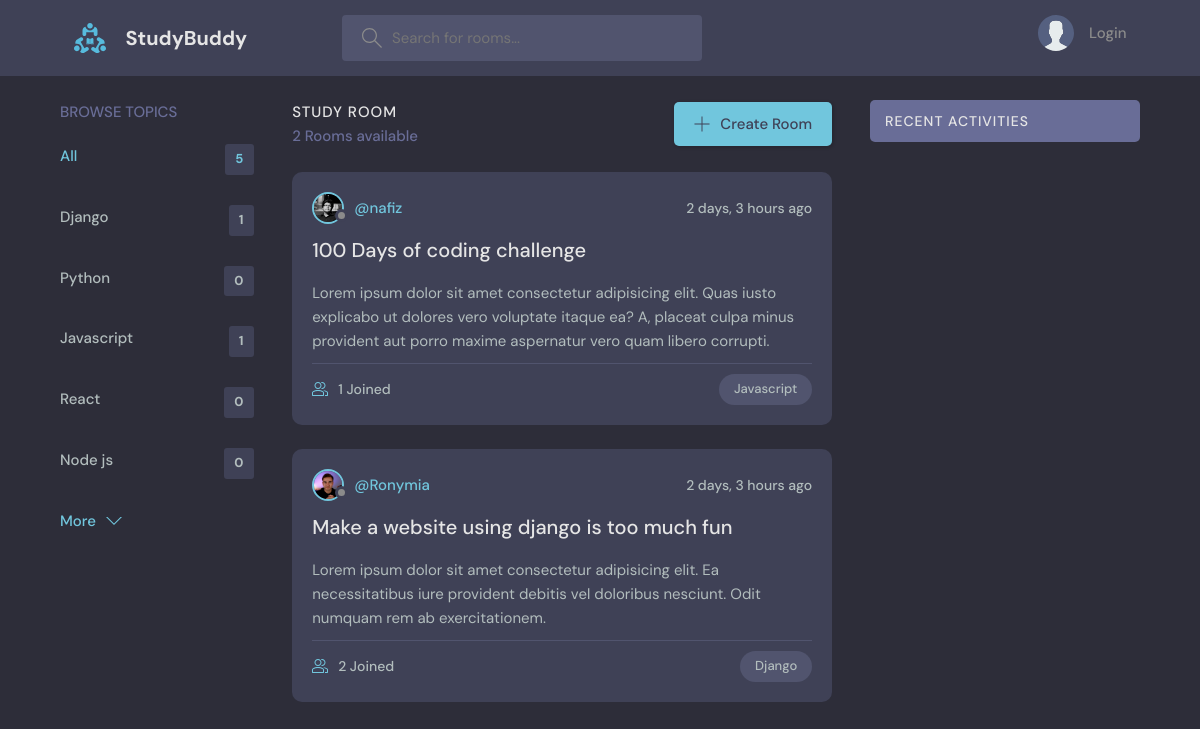
The app's page /, older data.
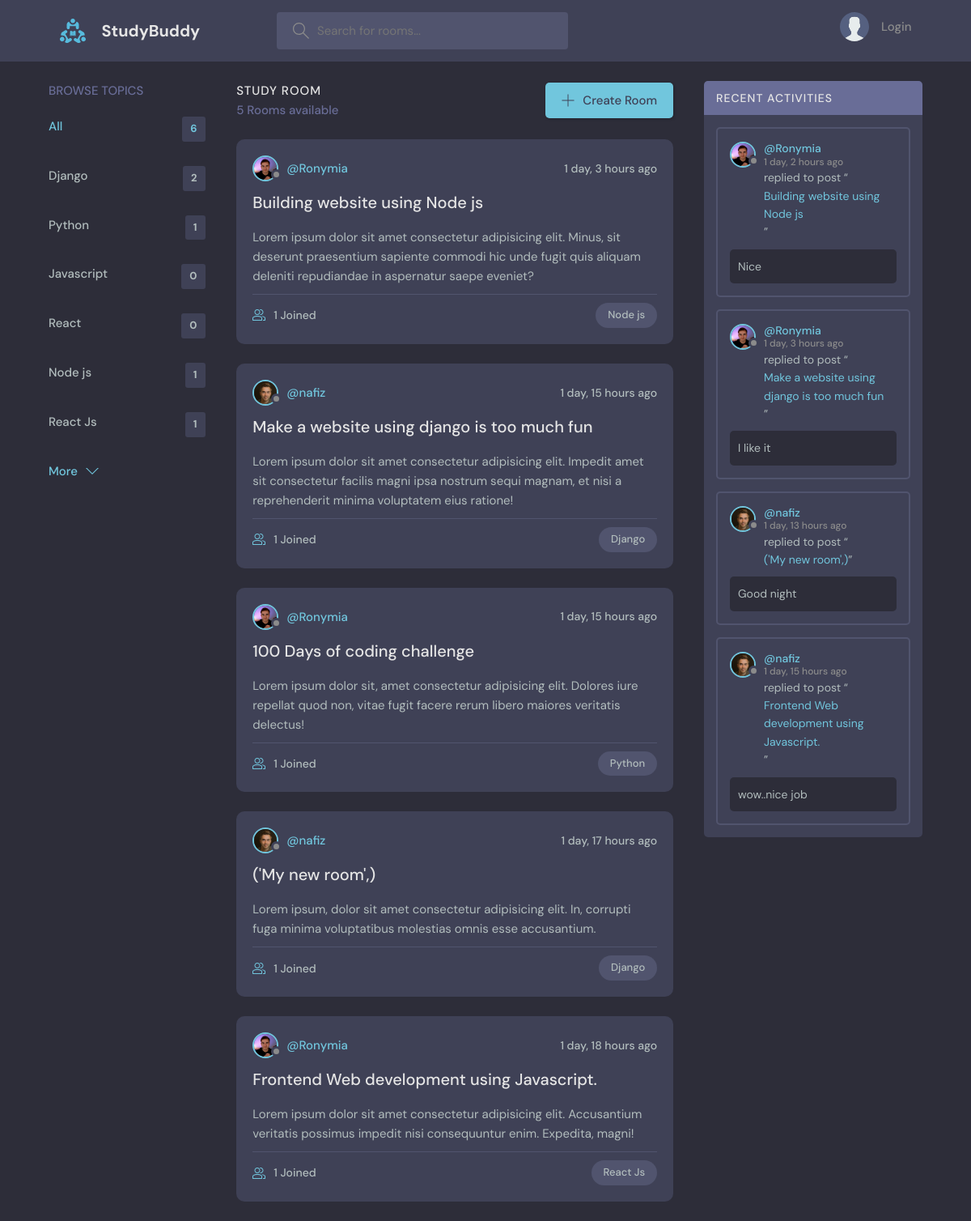
The same page, newer data.
### devproject/models.py (models this page shows, shortened)
class Topics(models.Model):
    name = models.CharField(max_length=120)

class Room(models.Model):
    host = models.ForeignKey(Profile,on_delete=models.SET_NULL,null=True)
    topic = models.ForeignKey(Topics,on_delete=models.SET_NULL,null=True)
    title = models.CharField(max_length=288)
    description = models.TextField()
    participants = models.ManyToManyField(Profile,related_name='participants',blank=True)
    created = models.DateTimeField(auto_now_add=True)
    updated = models.DateTimeField(auto_now=True)
    class Meta:
        ordering = ['-created']

class Messages(models.Model):
    user = models.ForeignKey(Profile,on_delete=models.CASCADE)
    room = models.ForeignKey(Room,on_delete=models.CASCADE)
    body = models.TextField()
    created = models.DateTimeField(auto_now_add=True)
    updated = models.DateTimeField(auto_now=True)
    class Meta:
        ordering = ['-created']

### devaccounts/models.py (models this page shows, shortened)
class Profile(models.Model):
    user = models.OneToOneField(User,on_delete=models.CASCADE)
    first_name = models.CharField(max_length=100,null=True,blank=True)
    username = models.CharField(max_length=100,null=True,blank=True)
    email = models.EmailField(max_length=100,null=True,blank=True)
    profile_pic = models.ImageField(upload_to='avatar',default='dennis.jpg',blank=True,null=True)
    bio = models.TextField()
    facebook_id = models.URLField(blank=True,null=True)
    twitter_id = models.URLField(blank=True,null=True)
    linkedin_id = models.URLField(blank=True,null=True)

### devproject/views.py (the view)
# urls.py: path('',views.home,name='home'),
def home(request):
    q = request.GET.get('q') if request.GET.get('q') != None else  ''
    rooms = Room.objects.filter(
        Q(title__icontains=q)|
        Q(topic__name__icontains=q)|
        Q(description__icontains=q)
    )
    room_messages = Messages.objects.filter(
        Q(room__topic__name__icontains=q)
    )
    topics = Topics.objects.all()
    context = {'rooms':rooms,'topics':topics,'room_messages':room_messages}
    return render(request,'devproject/home.html',context)

### devproject/templates/devproject/home.html (shortened to what this page needs)
{% extends 'base.html' %}
{% block content %}
<main class="layout layout--3">
    <div class="container">
      {% include 'includes/topics.html' %}
      <div class="roomList">
        <div class="roomList__header">
          <div>
            <h2>Study Room</h2>
            <p>{{rooms.count}} Rooms available</p>
          </div>
          <a class="btn btn--main" href="{% url 'create_room' %}">
            <svg version="1.1" xmlns="http://www.w3.org/2000/svg" width="32" height="32" viewBox="0 0 32 32">
              <title>add</title>
              <path
                d="M16.943 0.943h-1.885v14.115h-14.115v1.885h14.115v14.115h1.885v-14.115h14.115v-1.885h-14.115v-14.115z"
              ></path>
            </svg>
            Create Room
          </a>
        </div>
        {% for room in rooms %}
        <div class="roomListRoom">
          <div class="roomListRoom__header">
            <a href="{% url 'profile' room.id %}" class="roomListRoom__author">
              <div class="avatar avatar--small">
                <img src="{{room.host.profile_pic.url}}" />
              </div>
              <span>@{{room.host.username}}</span>
            </a>
            <div class="roomListRoom__actions">
              <span>{{room.created|timesince}} ago</span>
            </div>
          </div>
          <div class="roomListRoom__content">
            <a href="{% url 'room' room.id %}">{{room.title}}</a>
            <p>
             {{room.description|linebreaksbr}}
            </p>
          </div>
          <div class="roomListRoom__meta">
            <a href="{% url 'room' room.id %}" class="roomListRoom__joined">
              {{room.participants.all.count}} Joined
            </a>
            <p class="roomListRoom__topic">{{room.topic.name}}</p>
          </div>
        </div>
        {% endfor %}
      </div>
      <div class="activities">
        <div class="activities__header">
          <h2>Recent Activities</h2>
        </div>
        {% include 'includes/activities.html' %}
      </div>
    </div>
  </main>
{% endblock content %}

### templates/includes/topics.html
      <div class="topics">
        <div class="topics__header">
          <h2>Browse Topics</h2>
        </div>
        <ul class="topics__list">
          <li>
            <a href="{% url 'home' %}" class="active">All <span>{{topics.count}}</span></a>
          </li>
          {% for topic in topics %}
          <li>
            <a href="{% url 'home' %}?q={{topic.name}}">{{topic.name}} <span>{{topic.room_set.all.count}}</span></a>
          </li>
          {% endfor %}
        </ul>
        <a class="btn btn--link" href="topics.html">
          More
          <svg version="1.1" xmlns="http://www.w3.org/2000/svg" width="32" height="32" viewBox="0 0 32 32">
            <title>chevron-down</title>
            <path d="M16 21l-13-13h-3l16 16 16-16h-3l-13 13z"></path>
          </svg>
        </a>
      </div>

### templates/includes/activities.html (shortened to what this page needs)
      {% for message in room_messages|slice:6 %}
      <div class="activities__box">
       <div class="activities__boxHeader roomListRoom__header">
         <a href="{% url 'profile' message.user.id %}" class="roomListRoom__author">
           <div class="avatar avatar--small">
             <img src="{{message.user.profile_pic.url}}" />
           </div>
           <p>
             @{{message.user.username}}
             <span>{{message.created|timesince}} ago</span>
           </p>
         </a>
       </div>
       <div class="activities__boxContent">
         <p>replied to post “<a href="{% url 'room' message.room.id %}">{{message.room.title}}</a>”</p>
         <div class="activities__boxRoomContent">
           {{message.body}}
         </div>
       </div>
     </div>
      {% endfor %}

Row changes from the older to the newer data that the page shows:
removed Room: host.profile_pic (picture), host.username "nafiz", created "2 days, 3 hours", title "100 Days of coding challenge", description "Lorem ipsum dolor sit amet consectetur adipisicing elit. Quas iusto explicabo ut dolores vero voluptate itaque ea? A, placeat culpa minus provident aut porro maxime aspernatur vero quam libero corrupti.", participants.all.count "1", topic.name "Javascript"
removed Room: host.profile_pic (picture), host.username "Ronymia", created "2 days, 3 hours", title "Make a website using django is too much fun", description "Lorem ipsum dolor sit amet consectetur adipisicing elit. Ea necessitatibus iure provident debitis vel doloribus nesciunt. Odit numquam rem ab exercitationem.", participants.all.count "2", topic.name "Django"
computed for Topics "Django": room_set.all.count "1" → "2"
computed for Topics "Python": room_set.all.count "0" → "1"
computed for Topics "Javascript": room_set.all.count "1" → "0"
computed for Topics "Node js": room_set.all.count "0" → "1"
added Topics: name "React Js", room_set.all.count "1"
added Room: host.profile_pic (picture), host.username "Ronymia", created "1 day, 3 hours", title "Building website using Node js", description "Lorem ipsum dolor sit amet consectetur adipisicing elit. Minus, sit deserunt praesentium sapiente commodi hic unde fugit quis aliquam deleniti repudiandae in aspernatur saepe eveniet?", participants.all.count "1", topic.name "Node js"
added Room: host.profile_pic (picture), host.username "nafiz", created "1 day, 15 hours", title "Make a website using django is too much fun", description "Lorem ipsum dolor sit amet consectetur adipisicing elit. Impedit amet sit consectetur facilis magni ipsa nostrum sequi magnam, et nisi a reprehenderit minima voluptatem eius ratione!", participants.all.count "1", topic.name "Django"
added Room: host.profile_pic (picture), host.username "Ronymia", created "1 day, 15 hours", title "100 Days of coding challenge", description "Lorem ipsum dolor sit, amet consectetur adipisicing elit. Dolores iure repellat quod non, vitae fugit facere rerum libero maiores veritatis delectus!", participants.all.count "1", topic.name "Python"
added Room: host.profile_pic (picture), host.username "nafiz", created "1 day, 17 hours", title "('My new room',)", description "Lorem ipsum, dolor sit amet consectetur adipisicing elit. In, corrupti fuga minima voluptatibus molestias omnis esse accusantium.", participants.all.count "1", topic.name "Django"
added Room: host.profile_pic (picture), host.username "Ronymia", created "1 day, 18 hours", title "Frontend Web development using Javascript.", description "Lorem ipsum dolor sit amet consectetur adipisicing elit. Accusantium veritatis possimus impedit nisi consequuntur enim. Expedita, magni!", participants.all.count "1", topic.name "React Js"
added Messages: user.profile_pic (picture), user.username "Ronymia", created "1 day, 2 hours", room "Building website using Node js", body "Nice"
added Messages: user.profile_pic (picture), user.username "Ronymia", created "1 day, 3 hours", room "Make a website using django is too much fun", body "I like it"
added Messages: user.profile_pic (picture), user.username "nafiz", created "1 day, 13 hours", room "('My new room',)", body "Good night"
added Messages: user.profile_pic (picture), user.username "nafiz", created "1 day, 15 hours", room "Frontend Web development using Javascript.", body "wow..nice job"
Text that changed along with them:
{{ topics.count }}: "5" → "6"
{{ rooms.count }}: "2" → "5"
